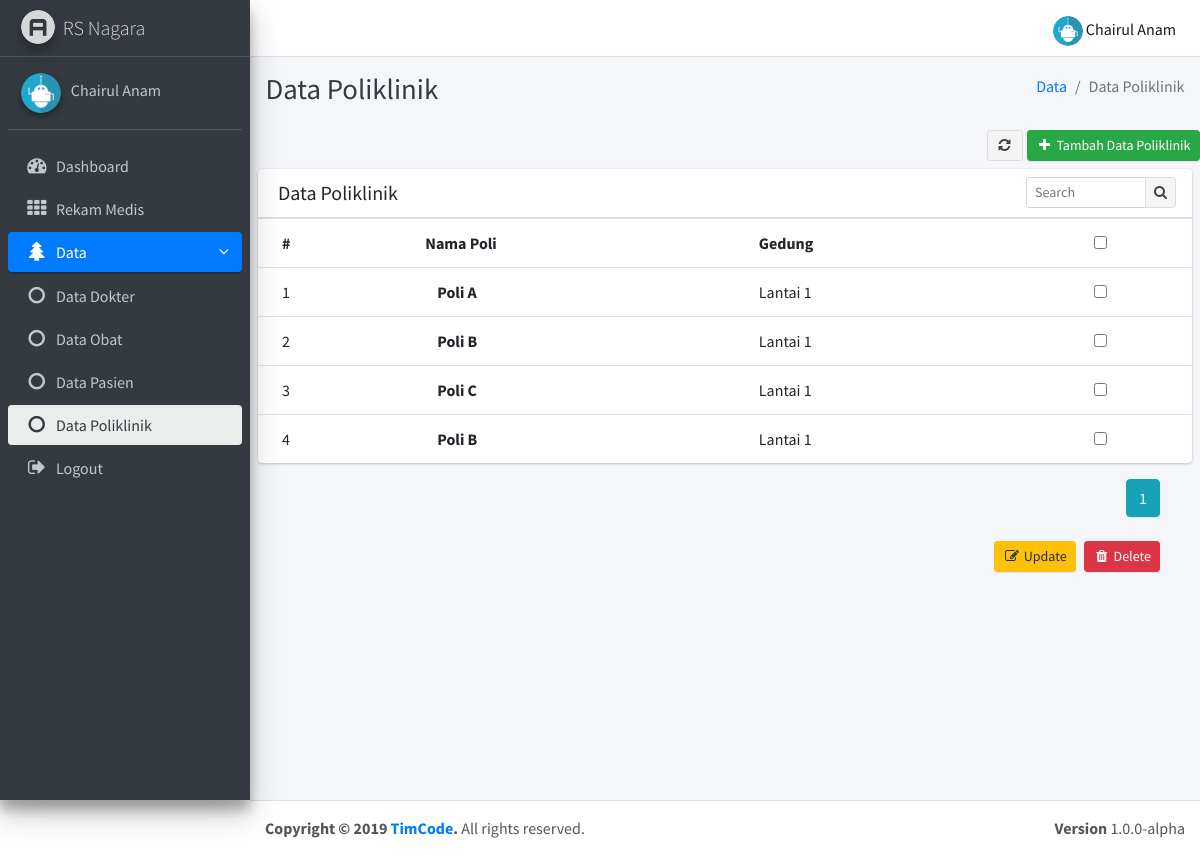
The page /poliklinik/index.php (signed in) on the database its author committed.
### tables this page shows
CREATE TABLE `tbl_user` (
  `id_user` int(11) NOT NULL,
  `nama` varchar(100) NOT NULL,
  `username` varchar(50) NOT NULL,
  `password` varchar(100) NOT NULL,
  `alamat` text NOT NULL,
  `img` varchar(128) NOT NULL,
  `role` enum('1','0') NOT NULL
);

CREATE TABLE `tbl_poliklinik` (
  `id_poli` int(11) NOT NULL,
  `nama_poli` varchar(50) NOT NULL,
  `gedung` varchar(50) NOT NULL
);

### config/autoload.php (called while the page is built, shortened)
<?php
function base_url($url = null)
{
    $base_url = "http://localhost/native/rumah_sakit";
    if ($url != null) {
        return $base_url . "/" . $url;
    } else {
        return $base_url;
    }
}

### function/obat_function.php (called while the page is built, shortened)
<?php
include_once('../config/database.php');
function select($query)
{
    global $conn;
    $result = mysqli_query($conn, $query);
    $rows = [];
    while ($row = mysqli_fetch_assoc($result)) {
        $rows[] = $row;
    }
    return $rows;
}

### poliklinik/index.php (the view, shortened to what this page needs)
<?php
$menu = "Data";
$title = "Data Poliklinik"; ?>
<?php include_once('../templates/header.php'); ?>
<?php include_once('../templates/navbar.php'); ?>
<?php include_once('../templates/sidebar.php'); ?>
<?php require_once('../function/obat_function.php');
$perhalaman = 6;
$jumlahData = count(select("SELECT * FROM tbl_poliklinik"));
$jumlahHalaman = ceil($jumlahData / $perhalaman);
$aktif = (isset($_GET['page'])) ?  $_GET['page'] : 1;
$awal = ($perhalaman * $aktif) - $perhalaman;
$obat = select("SELECT * FROM tbl_poliklinik LIMIT $awal,$perhalaman");
?>
<div class="content-wrapper">
    <div class="content-header">
        <div class="container-fluid">
            <div class="row mb-2">
                <div class="col-sm-6">
                    <h1 class="m-0 text-dark"><?= $title; ?></h1>
                </div>
                <div class="col-sm-6">
                    <ol class="breadcrumb float-sm-right">
                        <li class="breadcrumb-item"><a href="#"><?= $menu; ?></a></li>
                        <li class="breadcrumb-item active"><?= $title; ?></li>
                    </ol>
                </div>
            </div>
        </div>
    </div>
    <section class="content" style="align:center">
        <div class="row justify-content-center">
            <div class="col-12  mb-2">
                <div class="row justify-content-end">
                    <a href="" class="btn btn-default btn-sm mr-1"><i class="fa fa-fw fa-refresh"></i></a>
                    <a href="<?= base_url("poliklinik/generet.php"); ?>" class="btn btn-success btn-sm "><i class="fa fa-fw fa-plus"></i> Tambah <?= $title; ?></a>
                </div>
            </div>
            <div class="col-12">
                <div class="card">
                    <div class="card-header">
                        <h3 class="card-title"><?= $title; ?></h3>
                        <div class="card-tools">
                            <div class="input-group input-group-sm" style="width: 150px;">
                                <input type="text" name="search" id="search" class="form-control float-right" placeholder="Search">
                                <div class="input-group-append">
                                    <button class="btn btn-default"><i class="fa fa-search"></i></button>
                                </div>
                            </div>
                        </div>
                    </div>
                    <form method="post" name="proses">
                        <div class="table-search">
                            <div class="card-body table-responsive p-0 ">
                                <table class="table table-hover">
                                    <tr>
                                        <th>#</th>
                                        <th>Nama Poli</th>
                                        <th>Gedung</th>
                                        <th>
                                            <center><input type="checkbox" id="checkd_all"></center>
                                        </th>
                                    </tr>
                                    <?php $i = 1; ?>
                                    <?php if (count($obat) > 0) : ?>
                                        <?php foreach ($obat as $obt) : ?>
                                            <tr>
                                                <td><?= $i; ?></td>
                                                <th><?= $obt['nama_poli']; ?></th>
                                                <td><?= $obt['gedung']; ?></td>
                                                <td align="center">
                                                    <input type="checkbox" name="check[]" value="<?= $obt['id_poli']; ?>" class="check">
                                                </td>
                                            </tr>
                                            <?php $i++ ?>
                                        <?php endforeach; ?>
                                    <?php else : ?>
                                        <tr>
                                            <td colspan="4" align="center">Data Kosong</td>
                                        </tr>
                                    <?php endif; ?>
                                </table>
                            </div>
                        </div>
                    </form>
                </div>
            </div>
            <div class="col-11 mb-4">
                <div class="row justify-content-end">
                    <?php for ($i = 1; $i <= $jumlahHalaman; $i++) : ?>
                        <?php if ($i == $aktif) : ?>
                            <div class="btn-group">
                                <a href="?page=<?= $i; ?>" class="btn btn-info"> <?= $i; ?></a>
                            </div>
                        <?php else : ?>
                            <div class="btn-group">
                                <a href="?page=<?= $i; ?>" class="btn btn-primary"> <?= $i; ?></a>
                            </div>
                        <?php endif; ?>
                    <?php endfor; ?>
                </div>
            </div>
            <div class="col-11">
                <div class="row justify-content-end">
                    <button class="btn btn-warning btn-sm mr-2" id="update"> <i class="fa fa-edit fa-fw"></i> Update</button>
                    <button class="btn btn-danger btn-sm" id="hapus"> <i class="fa fa-trash fa-fw"></i> Delete</button>
                </div>
            </div>
        </div>
    </section>
</div>
<?php require_once('../templates/footer.php') ?>

### templates/navbar.php (shortened to what this page needs)
<div class="wrapper">
    <nav class="main-header navbar navbar-expand bg-white navbar-light border-bottom">
        <ul class="navbar-nav ml-auto">
            <li class="nav-item dropdown show">
                <a class="nav-link" data-toggle="dropdown" href="#" aria-expanded="true">
                    <img src="<?= base_url("assets/img/profile/") . $session['img']; ?>" width="30" height="30" class="img-circle" alt="User Image">
                    <?= $session['nama'] ?>
                </a>
            </li>
        </ul>
    </nav>

### templates/sidebar.php
<?php
require_once('../function/obat_function.php');
?>
<aside class="main-sidebar sidebar-dark-primary elevation-4">
    <a href="<?= base_url(); ?>" class="brand-link">
        <img src="<?= base_url("assets/template/") ?>dist/img/AdminLTELogo.png" alt="AdminLTE Logo" class="brand-image img-circle elevation-3" style="opacity: .8">
        <span class="brand-text font-weight-light">RS Nagara</span>
    </a>
    <div class="sidebar">
        <div class="user-panel mt-3 pb-3 mb-3 d-flex">
            <div class="image">
                <img src="<?= base_url("assets/img/profile/") . $session['img']; ?>" style="width:40px; height:40px;" class="img-circle elevation-2" alt="User Image">
            </div>
            <div class="info">
                <a href="<?= base_url("user") ?>" class="d-block"><?= $session['nama']; ?></a>
            </div>
        </div>
        <nav class="mt-2">
            <ul class="nav nav-pills nav-sidebar flex-column" data-widget="treeview" role="menu" data-accordion="false">
                <li class="nav-item rm">
                    <?php if ($title == "Dashboard") : ?>
                        <a href="<?= base_url("Dashboard") ?>" class="nav-link active ">
                        <?php else : ?>
                            <a href="<?= base_url("Dashboard") ?>" class="nav-link ">
                            <?php endif; ?>
                            <i class="nav-icon fa fa-dashboard"></i>
                            <p>
                                Dashboard
                            </p>
                        </a>
                </li>
                <li class="nav-item">
                    <?php if ($title == "Rekam Medis") : ?>
                        <a href="<?= base_url("rekam_medis") ?>" class="nav-link active ">
                        <?php else : ?>
                            <a href="<?= base_url("rekam_medis") ?>" class="nav-link ">
                            <?php endif; ?>
                            <i class="nav-icon fa fa-th"></i>
                            <p>
                                Rekam Medis
                            </p>
                        </a>
                </li>
                <?php if ($menu == "Data") : ?>
                    <li class="nav-item has-treeview menu-open">
                    <?php else : ?>
                    <li class="nav-item has-treeview ">
                    <?php endif; ?>
                    <?php if ($menu == "Data") : ?>
                        <a href="#" class="nav-link active">
                        <?php else : ?>
                            <a href="#" class="nav-link ">
                            <?php endif; ?>
                            <i class="nav-icon fa fa-tree"></i>
                            <p>
                                Data
                                <i class="fa fa-angle-left right"></i>
                            </p>
                        </a>
                        <ul class="nav nav-treeview">
                            <li class="nav-item">
                                <?php if ($title == "Data Dokter") : ?>
                                    <a href="<?= base_url("dokter/index.php") ?>" class="nav-link active">
                                    <?php else : ?>
                                        <a href="<?= base_url("dokter/index.php") ?>" class="nav-link ">
                                        <?php endif; ?>
                                        <i class="fa fa-circle-o nav-icon"></i>
                                        <p>Data Dokter</p>
                                    </a>
                            </li>
                            <li class="nav-item ">
                                <?php if ($title == "Data Obat") : ?>
                                    <a href="<?= base_url("obat/index.php") ?>" class="nav-link active">
                                    <?php else : ?>
                                        <a href="<?= base_url("obat/index.php") ?>" class="nav-link ">
                                        <?php endif; ?>
                                        <i class="fa fa-circle-o nav-icon"></i>
                                        <p>Data Obat</p>
                                    </a>
                            </li>
                            <li class="nav-item">
                                <?php if ($title == "Data Pasien") : ?>
                                    <a href="<?= base_url("pasien/index.php") ?>" class="nav-link active">
                                    <?php else : ?>
                                        <a href="<?= base_url("pasien/index.php") ?>" class="nav-link ">
                                        <?php endif; ?>
                                        <i class="fa fa-circle-o nav-icon"></i>
                                        <p>Data Pasien</p>
                                    </a>
                            </li>
                            <li class="nav-item">
                                <?php if ($title == "Data Poliklinik") : ?>
                                    <a href="<?= base_url("poliklinik/index.php") ?>" class="nav-link active">
                                    <?php else : ?>
                                        <a href="<?= base_url("poliklinik/index.php") ?>" class="nav-link ">
                                        <?php endif; ?>
                                        <i class="fa fa-circle-o nav-icon"></i>
                                        <p>Data Poliklinik</p>
                                    </a>
                            </li>
                        </ul>
                </li>
                <li class="nav-item">
                    <a href="<?= base_url("auth/logout.php") ?>" class="nav-link ">
                        <i class="nav-icon fa  fa-sign-out"></i>
                        <p>
                            Logout
                        </p>
                    </a>
                </li>
            </ul>
        </nav>
    </div>
</aside>

### rows shown on the page
tbl_user: img (picture), nama "Chairul Anam"
tbl_poliklinik: nama_poli "Poli A", gedung "Lantai 1"
tbl_poliklinik: nama_poli "Poli B", gedung "Lantai 1"
tbl_poliklinik: nama_poli "Poli C", gedung "Lantai 1"
tbl_poliklinik: nama_poli "Poli B", gedung "Lantai 1"

### other values the page prints
$title "Data Poliklinik"
$menu "Data"
